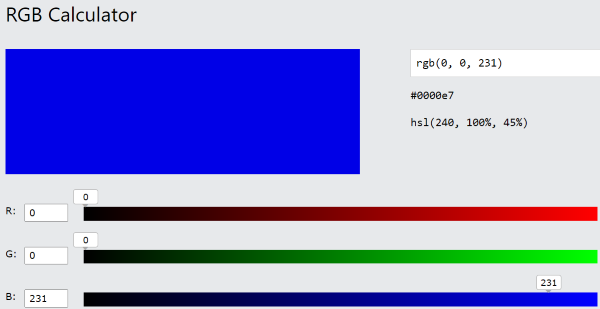
#> input picture example_images/d001.png, 600 x 309 px
$ python -i purifier.py   (imports and definitions only)   (older library calls are emulated)
#> lines starting #> are read from the running program, lines starting #| are printed output that depends on the picture
### transform/masks.py
import cv2
import numpy as np

from . import stat


def get_changing_mask(
    images: list[np.ndarray], tolerance: int = 2, bool_mask: bool = True
) -> np.ndarray:
    """
    Returns a mask of pixels that are changing between images.

    :param images: list of images from which to extract changing mask
    :param tolerance: maximal difference between the two pixel channel values for them to be considered unchanged, defaults to 2
    :return: mask denoting the changing pixels by True
    """
    result = np.zeros(images[0].shape[:2])
    for i, image_a in enumerate(images):
        for _, image_b in enumerate(images[i + 1 :]):
            result += ~np.all(np.isclose(image_a, image_b, atol=tolerance), axis=2)
    return result > 0 if bool_mask else result


# [91 lines left out: functions get_overly_red_mask, get_overly_blue_mask, get_overly_green_mask, get_high_single_channel_intensity_mask, get_distance_to_vector_mask, erode_dilate_mask, not called in this run]

### transform/purifier.py
import cv2
import numpy as np

from . import masks, weights, stat


def extract_changing_region(
    images: list[np.ndarray], tolerance: int = 2, erosions: int = 3, dilations: int = 3
) -> np.ndarray:
    """
    Extract the changing region from a list of images, erodes noise and dilates final result.

    :param images: list of images from which to extract the changing region
    :param tolerance: tolerance for changing mask extraction, defaults to 2
    :param erosions: number of applied erosions, defaults to 3
    :param dilations: number of applied dilations, defaults to 3
    :return: mask denoting the changing region by True
    """
    changing = masks.get_changing_mask(images, tolerance).astype(np.uint8)
    eroded = cv2.erode(changing, np.ones((3, 3)), iterations=erosions)
    return cv2.dilate(eroded, np.ones((3, 3)), iterations=dilations).astype(np.bool)


class ImagesPurifier:
    """
    Class for purifying a list of images with predified algorithms.
    """

    def __init__(
        self,
        images: list[np.ndarray],
        use_max_merge: bool = True,
        changing_region: np.ndarray = None,
    ) -> None:
        self.images = images
        self.merge_func = (
            weights.merge_images_by_max_weight
            if use_max_merge
            else weights.merge_images_by_weighted_average
        )
        self.changing_region = changing_region
        if changing_region is None:
            self.changing_region = extract_changing_region(
                images, tolerance=15, erosions=3, dilations=5
            )

    # [67 lines left out: functions merge_on_changing_region, purify_with_edge_weight, purify_with_pixel_probability, purify_with_mean_pixel_distance_and_channel_intensity, not called in this run]

>>> import cv2
>>> picture = cv2.imread('../example_images/d001.png', cv2.IMREAD_GRAYSCALE)
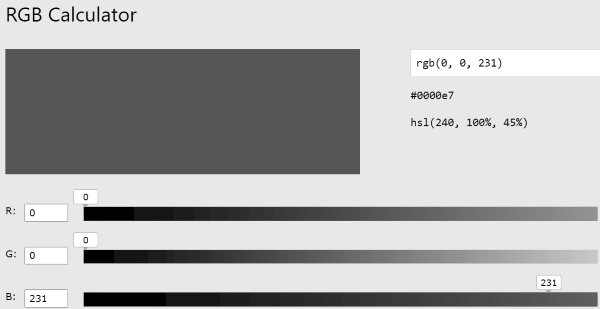
#> picture: shape (309, 600); min 0, max 255, mean 177.7
>>> result = ImagesPurifier(picture).purify_with_mean_pixel_distance_and_channel_intensity()
#> the loop in get_changing_mask, `for i, image_a in enumerate(images):` made 1 pass
#> (the run stopped early here; a loop or call above may not have finished)
